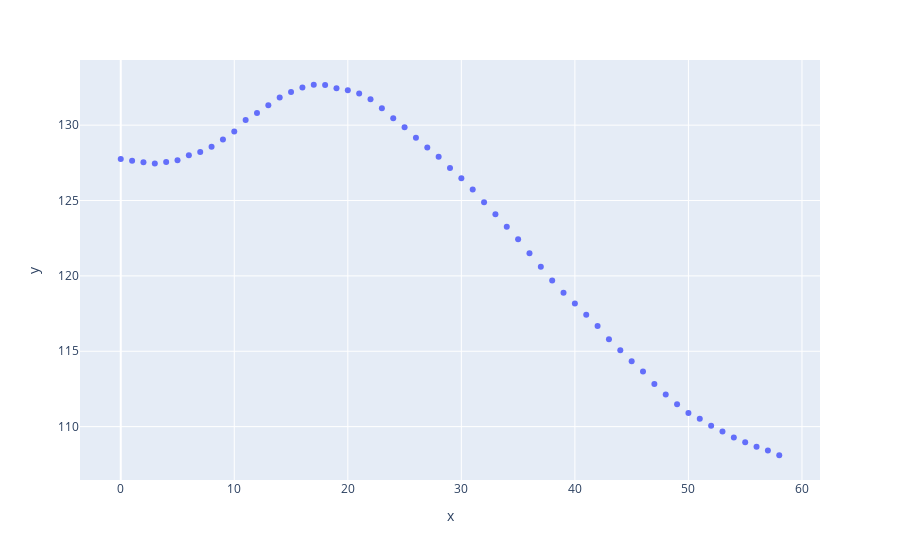
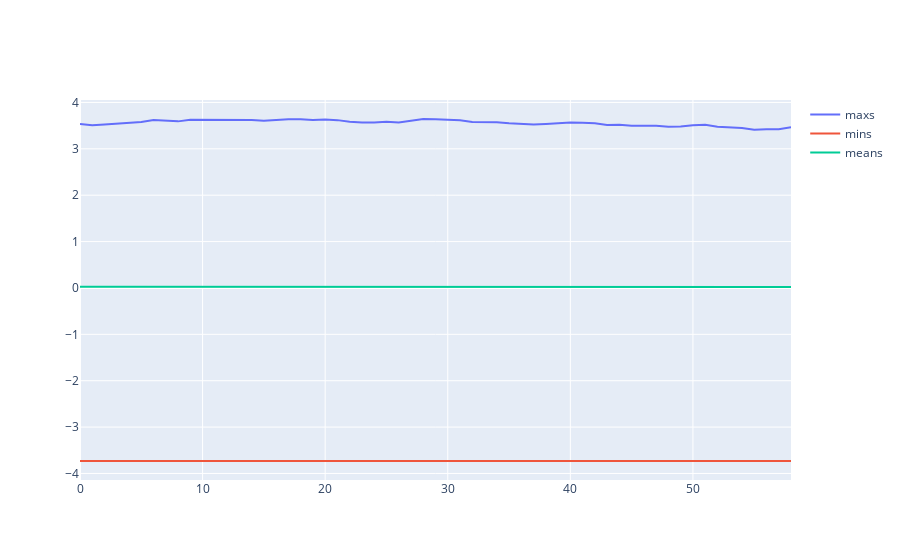

Notebook code cell kept with these figures, in order:
### Code cell
# loss_np = [loss() for loss in loss_log]

fig = go.Figure()
maxs = []
mins = []
means = []
for i in range(len(cur_x_log)):
  maxs.append(np.amax(cur_x_log[i]))
  mins.append(np.amin(cur_x_log[i]))
  means.append(np.mean(cur_x_log[i]))
  
plot = px.scatter(y=loss_log)
plot.show()
# vis.plotlyplot(plot)

plot2 = go.Scatter(y=maxs, name="maxs")
plot3 = go.Scatter(y=mins, name="mins")
plot4 = go.Scatter(y=means, name="means")

fig.add_traces([plot2, plot3, plot4])
fig.show()
# print(cur_x_log[0].shape)
# loss_np
# fig = px.scatter(loss_np)
# fig.show()
